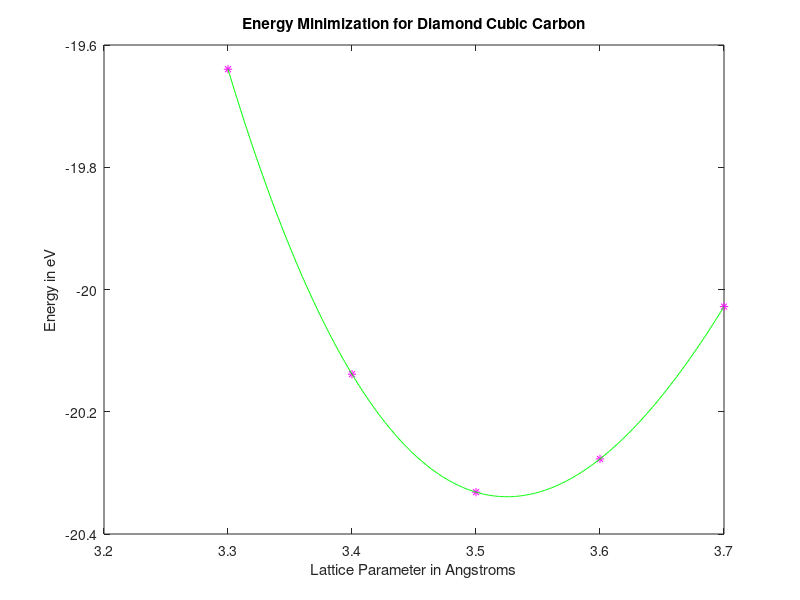
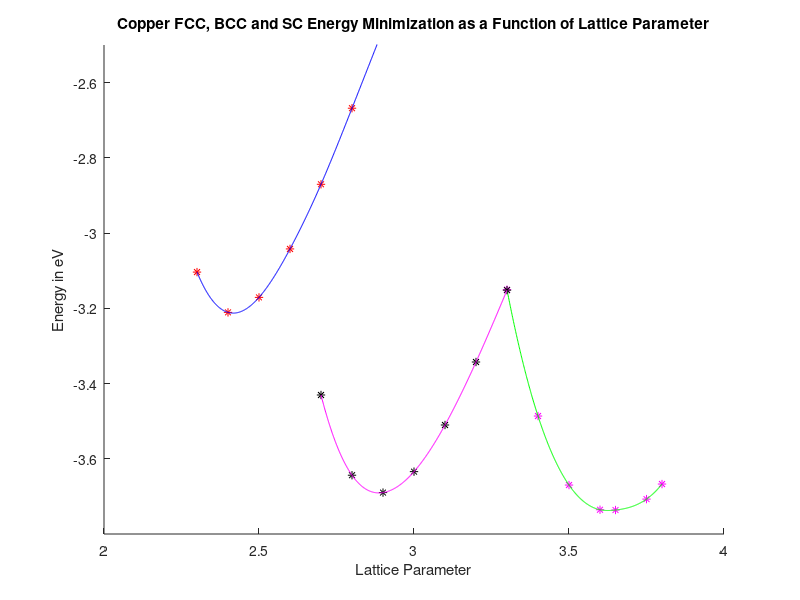

Here is the MATLAB script that generated these plots, in order:
%% VASP Homework Assignment Due 11-20-2015
clear all, clc
%% Birch Murnaghan eqn. of State
% Re-fit with cftool and the Birch Murnaghan equation of state:
% E+(9*V*B/16)* (((A/x)^2-1)^3 * D+((A/x)^2 -1)^2*(6-4*(A/x)^2 ))
%% Diamond FCC
E0= [-.19639643E+02, -.20138523E+02, -.20331547E+02, -.20277141E+02, -.20027958E+02];
x=[3.3:0.1:3.7]; xx=[3.3:.001:3.7];
yy=spline(x,E0,xx);        % Create spline interpolate for the lattice constant

figure(1);
plot(x,E0,'m*',xx,yy,'g'); % Plot spline interpolate and Energy with Lattice Parameter
xlabel('Lattice Parameter in Angstroms'); ylabel('Energy in eV');
title('Energy Minimization for Diamond Cubic Carbon');
% Pentagram p; hexagram h; diamond d; square s;

indexmin=find(min(yy) == yy);               % Define indexmin
xmin = xx(indexmin); ymin = yy(indexmin);   % Calculate minimum values
A0 = xmin; A0error = (3.526-A0)/3.526 *100; % Percent error
fprintf('Lattice Constant for diamond:%g Angstroms \n',A0) % Display lattice constant and error from expected value
fprintf('Percent error between calculated and experimental lattice parameters for diamond:%g \n',A0error)

%% Copper FCC
figure(3); hold on;
E0=[-.31504565E+01 -.34863921E+01 -.36698485E+01 -.37354998E+01 -.37362657E+01 -.37072386E+01 -.36671771E+01];
x=[3.3 3.4 3.5 3.6 3.65 3.75 3.8]; xx=[3.3:.001:3.8];
yy=spline(x,E0,xx); % Create spline interpolate for the lattice constant
plot(x,E0,'m*',xx,yy,'g'); title('Copper FCC Energy Minimization as a Function of Lattice Parameter');
xlabel('Lattice Parameter'); ylabel('Energy in eV');

indexmin=find(min(yy) == yy);               % Define indexmin
xmin = xx(indexmin); ymin = yy(indexmin);   % Calculate minimum values
A0 = xmin; A0error = (3.615-A0)/3.615 *100; % Percent error
fprintf('Lattice Constant for FCC Cu:%g Angstroms \n',A0) % Display lattice constant and error from expected value
fprintf('Percent error between calculated and experimental lattice parameters for FCC Cu:%g \n',A0error)

%% Copper SC
%With Avogadro I found that the lattice parameter should be about 2.604 angstroms.

%figure(4);
E0=[-.31037012E+01 -.32108047E+01 -.31709793E+01 -.30421292E+01 -.28702942E+01 -.26680372E+01 -.16849119E+01 -.15256076E+01 -.13754908E+01 -.12413620E+01 -.11193245E+01 -.10086932E+01];
x=[2.3 2.4 2.5 2.6 2.7 2.8 3.3 3.4 3.5 3.6 3.7 3.8]; xx=[2.3:.001:3.8];
yy=spline(x,E0,xx); % Create spline interpolate for the lattice constant
plot(x,E0,'r*',xx,yy,'b'); title('Copper SC Energy Minimization as a Function of Lattice Parameter');
xlabel('Lattice Parameter'); ylabel('Energy in eV'); axis([ 2 4 -3.8 -2.5]);

indexmin=find(min(yy) == yy);               % Define indexmin
xmin = xx(indexmin); ymin = yy(indexmin);   % Calculate minimum values
A0 = xmin;
fprintf('Lattice Constant for Simple Cubic Cu:%g Angsroms which was expected to be about 2.604 Angstroms \n',A0) % Display lattice constant and error from expected value

%% Copper BCC e.q. lattice parameter should be about 2.9 angstroms

E0=[-.34304587E+01 -.36437209E+01 -.36898924E+01 -.36342168E+01 -.35102234E+01 -.33427409E+01 -.31517294E+01];
x=[2.7:0.1:3.3]; xx=[2.7:.001:3.3];
yy=spline(x,E0,xx); % Create spline interpolate for the lattice constant
plot(x,E0,'k*',xx,yy,'m'); title('Copper FCC, BCC and SC Energy Minimization as a Function of Lattice Parameter');
xlabel('Lattice Parameter'); ylabel('Energy in eV');

indexmin=find(min(yy) == yy);               % Define indexmin
xmin = xx(indexmin); ymin = yy(indexmin);   % Calculate minimum values
A0 = xmin;
fprintf('Lattice Constant for BCC Cu:%g Angstroms which was expected to be about 2.9 Angstroms \n',A0) % Display lattice constant and error from expected value
